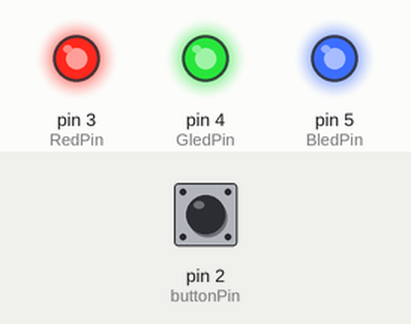
A sketch run on a simulated Arduino Uno, built with avr-gcc and run on an emulated ATmega328P. On the bench: output pins drawn as LEDs (lit = HIGH). The test bench sets the inputs (shaded band); at power-on: pin 2 (buttonPin) LOW.

Above: at 1.2 s.
1.3 s: pin 2 (buttonPin) pulled HIGH for 0.15 s
At 2.5 s:
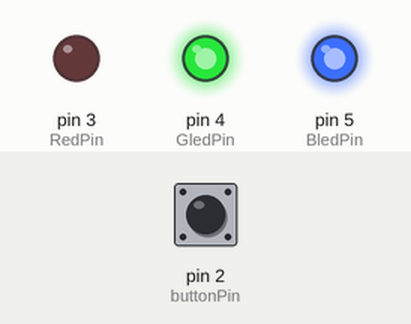
2.9 s: pin 2 (buttonPin) pulled HIGH for 1 s
At 3.9 s:
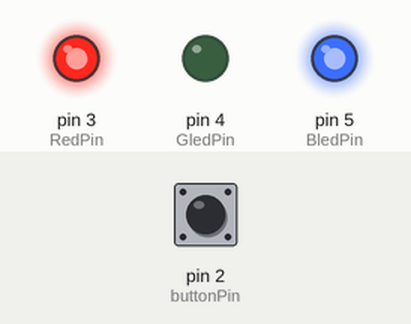
5.4 s: pin 2 (buttonPin) pulled HIGH for 0.15 s
At 5.8 s:
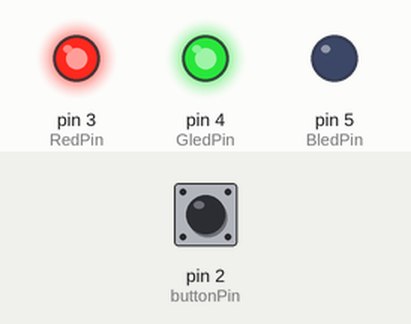
7.0 s: pin 2 (buttonPin) pulled HIGH for 3.2 s
At 8.2 s:
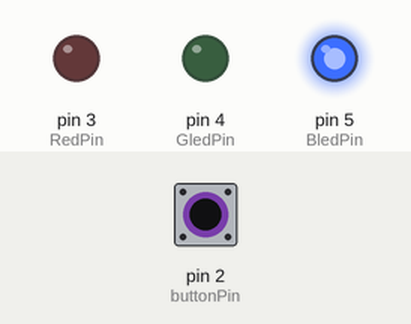
11.7 s: pin 2 (buttonPin) pulled HIGH for 0.15 s
At 12.9 s:
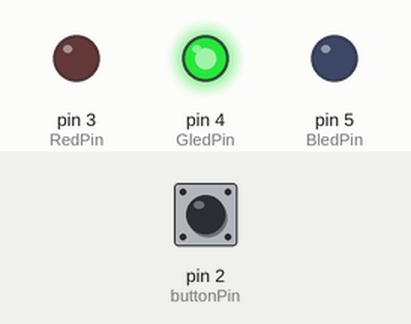
13.3 s: pin 2 (buttonPin) pulled HIGH for 1 s
At 14.2 s:
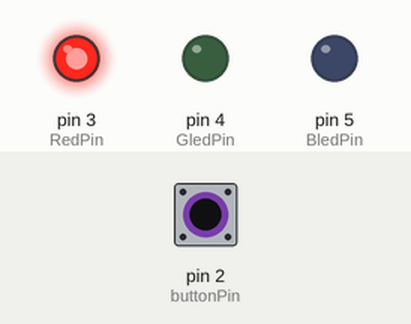
Timing chart, 0 to 16.3 s (numbered marks = the images above; inputs shaded):
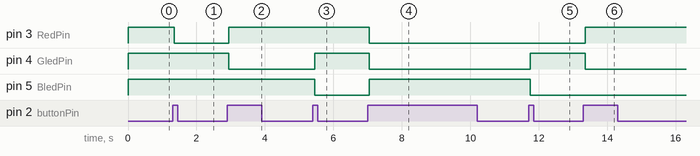

Measured:
- after the input at 1.3 s, pin 3 (RedPin): HIGH → LOW after 0.05 s
- after the input at 2.9 s, pin 3 (RedPin): LOW → HIGH after 0.05 s; pin 4 (GledPin): HIGH → LOW after 0.05 s
- after the input at 5.4 s, pin 4 (GledPin): LOW → HIGH after 0.05 s; pin 5 (BledPin): HIGH → LOW after 0.05 s
- after the input at 7.0 s, pin 3 (RedPin), pin 4 (GledPin): HIGH → LOW after 0.05 s; pin 5 (BledPin): LOW → HIGH after 0.05 s
- after the input at 11.7 s, pin 4 (GledPin): LOW → HIGH after 0.05 s; pin 5 (BledPin): HIGH → LOW after 0.05 s
- after the input at 13.3 s, pin 3 (RedPin): LOW → HIGH after 0.05 s; pin 4 (GledPin): HIGH → LOW after 0.05 s

The sketch:

HW_1_113at0001.ino
```cpp
const int buttonPin = 2; // pushbutton pin
const int RedPin = 3;    // R pin
const int GledPin = 4;   // G pin
const int BledPin = 5;   // B pin

int buttonState = 0;     // current button state
int lastButtonState = 0; // previous button state
int ledcolor = 0;

unsigned long lastDebounceTime = 0;
unsigned long debounceDelay = 50; // debounce time in milliseconds

void setup() {
  pinMode(RedPin, OUTPUT);
  pinMode(GledPin, OUTPUT);
  pinMode(BledPin, OUTPUT);
  pinMode(buttonPin, INPUT);
}

void loop() {
  int reading = digitalRead(buttonPin);

  // Check if button state changed
  if (reading != lastButtonState) {
    lastDebounceTime = millis(); // reset the debounce timer
  }

  if ((millis() - lastDebounceTime) > debounceDelay) {
    // if the button state has been stable for > debounceDelay
    if (reading == HIGH && buttonState == LOW) {
      ledcolor++;
      if (ledcolor > 7) ledcolor = 0;
    }
    buttonState = reading;
  }

  lastButtonState = reading;

  // LED color control
  if (ledcolor == 0) { // OFF (white off)
    digitalWrite(RedPin, HIGH);
    digitalWrite(GledPin, HIGH);
    digitalWrite(BledPin, HIGH);
  }
  else if (ledcolor == 1) { // RED
    digitalWrite(RedPin, LOW);
    digitalWrite(GledPin, HIGH);
    digitalWrite(BledPin, HIGH);
  }
  else if (ledcolor == 2) { // GREEN
    digitalWrite(RedPin, HIGH);
    digitalWrite(GledPin, LOW);
    digitalWrite(BledPin, HIGH);
  }
  else if (ledcolor == 3) { // BLUE
    digitalWrite(RedPin, HIGH);
    digitalWrite(GledPin, HIGH);
    digitalWrite(BledPin, LOW);
  }
  else if (ledcolor == 4) { // YELLOW
    digitalWrite(RedPin, LOW);
    digitalWrite(GledPin, LOW);
    digitalWrite(BledPin, HIGH);
  }
  else if (ledcolor == 5) { // PURPLE
    digitalWrite(RedPin, LOW);
    digitalWrite(GledPin, HIGH);
    digitalWrite(BledPin, LOW);
  }
  else if (ledcolor == 6) { // CYAN
    digitalWrite(RedPin, HIGH);
    digitalWrite(GledPin, LOW);
    digitalWrite(BledPin, LOW);
  }
  else if (ledcolor == 7) { // WHITE
    digitalWrite(RedPin, LOW);
    digitalWrite(GledPin, LOW);
    digitalWrite(BledPin, LOW);
  }
}
```
